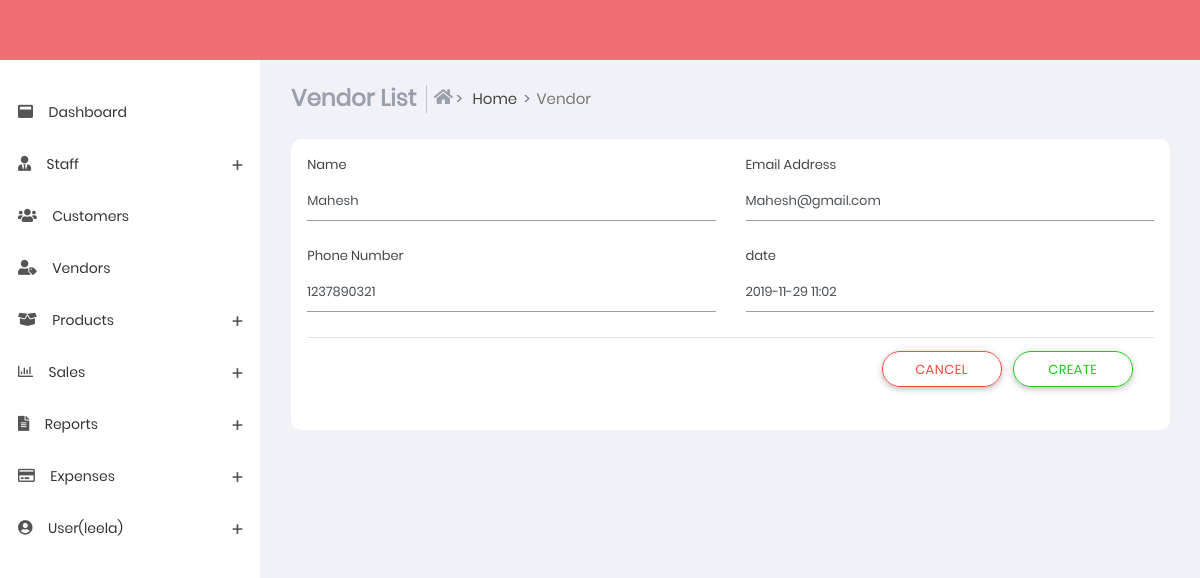
/vendors_edit/4 (signed in), run on the app's committed database.
### sub_part/models.py (models this page shows, shortened)
class vendorlists(models.Model):
    name = models.CharField(max_length=100)
    email = models.EmailField()
    phone_number = models.IntegerField()
    date = models.DateTimeField()
    total_sales = models.IntegerField()
    total = models.IntegerField()

### sub_part/views.py (the view)
# urls.py: path('vendors_edit/<int:id>',views.vendors_edit,name='vendors_edit'),
@login_required(login_url='login')
def vendors_edit(request,id):
    temp = vendorlists.objects.get(id=id)
    return render(request,'vendors_edit.html',{'temp':temp,'u':request.user})

### templates/vendors_edit.html (shortened to what this page needs)
{% extends 'base.html' %}
{% load static %}
{% block content %}
<section class="content">
    <div class="container-fluid">
        <div class="block-header">
            <div class="row">
                <div class="col-xs-12 col-sm-12 col-md-10 col-lg-10">
                    <ul class="breadcrumb breadcrumb-item ">
                        <li class="breadcrumb-item">
                            <h4 class="page-title">Vendor List</h4>
                        </li>
                        <li class="breadcrumb-item bcrumb-1">
                            <a href="index">
                                <i class="fas fa-home"></i> Home</a>
                        </li>
                        <li class="breadcrumb-item active">Vendor</li>
                    </ul>
                </div>
            </div>
            <div class="card">
                <div class="card-body">
                    <form action="/vendors_update/{{ temp.id }}" method="POST">
                        <div class="row clearfix">
                            <div class="col-lg-6 col-md-6 col-sm-6 col-xs-6">
                                <label for="name">Name</label>
                                <div class="form-group">
                                    <div class="form-line">
                                        <input type="text" name="name" value="{{ temp.name }}" id="name"
                                            class="form-control" placeholder="Enter your Name">
                                    </div>
                                </div>
                            </div>
                            <div class="col-lg-6 col-md-6 col-sm-6 col-xs-6">
                                <label for="email_address">Email Address</label>
                                <div class="form-group">
                                    <div class="form-line">
                                        <input type="text" name="email" value="{{ temp.email }}" id="email_address1"
                                            class="form-control" placeholder="Enter your email address">
                                    </div>
                                </div>
                            </div>
                        </div>
                        <div class="row clearfix">
                            <div class="col-lg-6 col-md-6 col-sm-6 col-xs-6">
                                <label for="email_address">Phone Number</label>
                                <div class="form-group">
                                    <div class="form-line">
                                        <input type="text" name="phone_number" value="{{ temp.phone_number }}"
                                            id="email_address1" class="form-control" placeholder="Enter Phone number">
                                    </div>
                                </div>
                            </div>
                            <div class="col-lg-6 col-md-6 col-sm-6 col-xs-6">
                                <label for="name">date</label>
                                <div class="form-group">
                                    <div class="form-line">
                                        <input type="text" name="date" value="{{ temp.date|date:'Y-m-d H:i' }}" class="form-control date"
                                            placeholder="Ex: YYYY-MM-DD HH:MM">
                                    </div>
                                </div>
                            </div>
                        </div>
                        <div class="modal-footer">
                            <div class="button-demo">
                                <a href="../vendors.html">
                                    <button type="button" class="btn btn-outline-danger btn-border-radius"
                                        data-dismiss="modal">Cancel</button>
                                </a>
                                <button type="submit" class="btn btn-outline-success btn-border-radius">Create</button>
                            </div>
                        </div>
                    </form>
                </div>
            </div>
        </div>
    </div>
</section>
{% endblock %}

### templates/base.html (shortened to what this page needs)
{% load static %}
<!DOCTYPE html>
<html lang="en">
<head>
    <link href="{% static 'css/app.min.css'%}" rel="stylesheet">
    <link href="{% static 'css/style.css'%}" rel="stylesheet" />
    <link href="{% static 'css/styles/all-themes.css'%}" rel="stylesheet" />
</head>
<body class="light fixed">
    <nav class="navbar">
    </nav>
    <div>
        <aside id="leftsidebar" class="sidebar">
            <div class="menu">
                <ul class="list">
                    <li>
                        <a href="index">
                                <i class="fas fa-window-maximize"></i>
                                <span >Dashboard</span>
                        </a>
                    </li>
                    <li>
                        <a href="#" onClick="return false;" class="menu-toggle">
                            <i class="fas fa-user-tie"></i>
                            <span>Staff</span>
                        </a>
                    </li>
                    <li>
                        <a href="customer.html">
                            <i class="fas fa-users"></i>
                            <span>Customers</span>
                        </a>
                    </li>
                    <li>
                        <a href="vendors.html">
                            <i class="fas fa-user-tag"></i>
                            <span>Vendors</span>
                        </a>
                    </li>
                    <li>
                        <a href="#" onClick="return false;" class="menu-toggle">
                            <i class="fas fa-box-open"></i>
                            <span>Products</span>
                        </a>
                    </li>
                    <li>
                        <a href="#" onClick="return false;" class="menu-toggle">
                            <i class="far fa-chart-bar"></i>
                            <span>Sales</span>
                        </a>
                    </li>
                    <li>
                        <a href="#" onClick="return false;" class="menu-toggle">
                            <i class="fas fa-file-alt"></i>
                            <span>Reports</span>
                        </a>
                    </li>
                    <li>
                        <a href="#" onClick="return false;" class="menu-toggle">
                            <i class="far fa-credit-card"></i>
                            <span>Expenses</span>
                        </a>
                    </li>
                    <li>
                        <a href="#" onClick="return false;" class="menu-toggle">
                            <i class="fas fa-user-circle"></i>
                            <span>User({{u.username}})</span>
                        </a>
                    </li>
                </ul>
            </div>
        </aside>
    </div>
    {% block content %}
    {% endblock %}
</body>
</html>

### data on the page
vendorlists: name "Mahesh", email "Mahesh@gmail.com", phone_number "1237890321", date "2019-11-29 11:02"

### other printed values
{{ u.username }} "leela"
